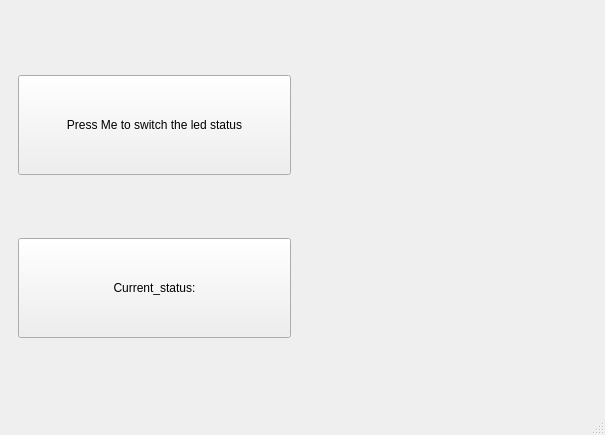
<?xml version="1.0" encoding="UTF-8"?>
<ui version="4.0">
 <class>LEDDemoWindow</class>
 <widget class="QMainWindow" name="LEDDemoWindow">
  <property name="geometry">
   <rect>
    <x>0</x>
    <y>0</y>
    <width>605</width>
    <height>435</height>
   </rect>
  </property>
  <property name="windowTitle">
   <string>LEDDemoWindow</string>
  </property>
  <widget class="QWidget" name="centralwidget">
   <layout class="QHBoxLayout" name="horizontalLayout">
    <item>
     <widget class="QWidget" name="widget" native="true">
      <layout class="QVBoxLayout" name="verticalLayout">
       <item>
        <widget class="QPushButton" name="pushButton">
         <property name="minimumSize">
          <size>
           <width>0</width>
           <height>100</height>
          </size>
         </property>
         <property name="text">
          <string>Press Me to switch the led status</string>
         </property>
        </widget>
       </item>
       <item>
        <widget class="QPushButton" name="status_btn">
         <property name="minimumSize">
          <size>
           <width>0</width>
           <height>100</height>
          </size>
         </property>
         <property name="text">
          <string>Current_status:</string>
         </property>
        </widget>
       </item>
      </layout>
     </widget>
    </item>
    <item>
     <widget class="QLabel" name="label">
      <property name="text">
       <string/>
      </property>
     </widget>
    </item>
   </layout>
  </widget>
  <widget class="QMenuBar" name="menubar">
   <property name="geometry">
    <rect>
     <x>0</x>
     <y>0</y>
     <width>605</width>
     <height>27</height>
    </rect>
   </property>
  </widget>
  <widget class="QStatusBar" name="statusbar"/>
 </widget>
 <resources/>
 <connections/>
</ui>
